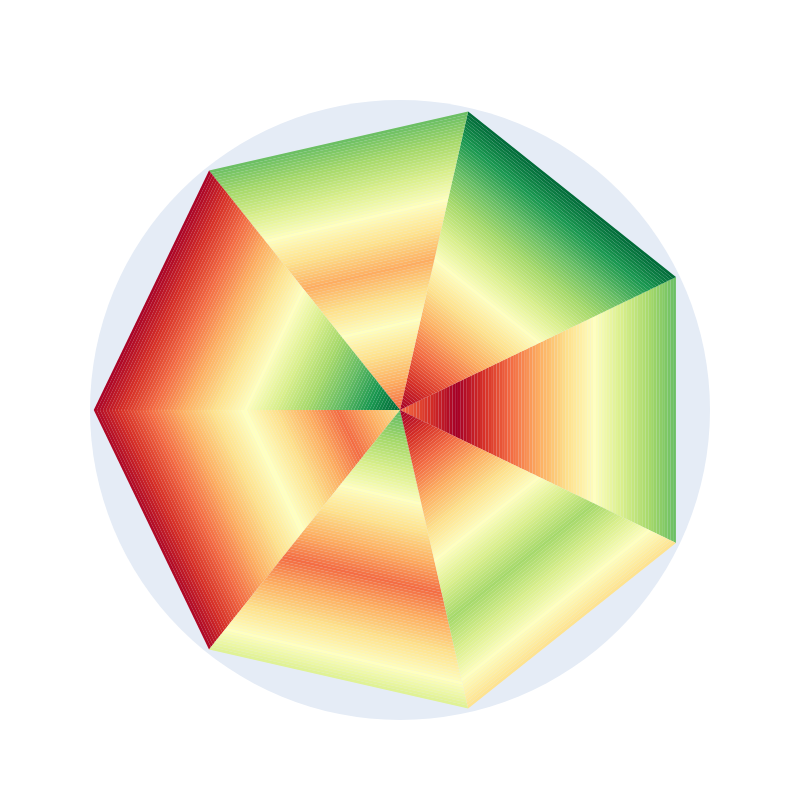

This figure's notebook cell:
### Code cell
import numpy as np
import pandas as pd
import plotly.graph_objects as go
import itertools

# Generate sample data
np.random.seed(42)

percentiles = pd.DataFrame(
    {"perc": range(0, 101),
     "A": list(itertools.chain(range(20, 0, -1), range(81))),
     "B": range(0, 101),
     "C": list(itertools.chain(range(20, 50), range(50, 30, -1), range(30, 81))),
     "D": range(100, -1, -1),
     "E": list(itertools.chain(range(40, 20, -1), range(20, 51), range(50, 0, -1))),
     "F": list(itertools.chain(range(81, 20, -1), range(20, 60))),
     "G": list(itertools.chain(range(70), range(70, 39, -1)))})

# Custom colormap
color_hex_101 = ["#A50026", "#AA0426", "#AF0926", "#B40E26", "#B91326", "#BE1826", "#C31C26", "#C82126", "#CD2626", "#D22B26", "#D73027", "#D93629",
                 "#DC3C2C", "#DF422F", "#E24832", "#E54E34", "#E85437", "#EB5A3A", "#EE603D", "#F16640", "#F46D43", "#F47345", "#F57949", "#F6804C",
                 "#F7864E", "#F88D51", "#F99355", "#FA9A58", "#FBA15A", "#FCA75D", "#FDAD60", "#FDB365", "#FDB869", "#FDBC6D", "#FDC271", "#FDC775",
                 "#FDCB7A", "#FDD17E", "#FDD582", "#FDDB86", "#FEE08B", "#FEE390", "#FEE695", "#FEE99A", "#FEEC9F", "#FEEFA4", "#FEF2AA", "#FEF5AF",
                 "#FEF8B4", "#FEFBB9", "#FFFFBF", "#FBFDB9", "#F7FBB4", "#F3FAAF", "#EFF8AA", "#ECF7A4", "#E8F59F", "#E4F39A", "#E0F295", "#DCF090",
                 "#D9EF8B", "#D3EC87", "#CEEA84", "#C9E881", "#C4E67D", "#BFE47A", "#BAE177", "#B5DF73", "#B0DD70", "#ABDB6D", "#A6D96A", "#9FD669",
                 "#99D368", "#92D067", "#8CCD67", "#86CB66", "#7FC865", "#79C565", "#72C264", "#6CBF63", "#66BD63", "#5EB961", "#56B55F", "#4FB15D",
                 "#47AE5B", "#40AA59", "#38A657", "#30A355", "#299F53", "#219B51", "#1A9850", "#17934D", "#148E4A", "#128948", "#0F8445", "#0C7F43",
                 "#0A7B41", "#07763E", "#05713C", "#026C39", "#006837"]

# Function to map values to the colormap
def get_color(val):
    return color_hex_101[val]

# Prepare data for radar plot overlay
pred = pd.DataFrame(
    {"A": [51],
     "B": [62],
     "C": [70],
     "D": [89],
     "E": [19],
     "F": [8],
     "G": [34]})

# Prepare layout
fig = go.Figure()

# Variables for the circular heatmap
num_vars = len(percentiles.columns[1:])
segment_size = 360 / num_vars  # This divides the circle equally for each column
theta_offset = segment_size / 2  # Offset to center the segments

# Circular heatmap
for i, col in enumerate(percentiles.columns[1:]):
    for r in range(100):  # For each percentile value (row 0 to 100)
        color = get_color(percentiles[col].iloc[r])  # Get color based on percentile
        fig.add_trace(go.Scatterpolar(
            r=[r, r + 1, r + 1, r],  # Radial values
            theta=[i * segment_size - theta_offset, i * segment_size - theta_offset, (i + 1) * segment_size - theta_offset, (i + 1) * segment_size - theta_offset],  # Angular values
            fill='toself',
            fillcolor=color,
            line=dict(color='rgba(0,0,0,0)'),
            hoverinfo='none',
            showlegend=False
        ))

# Overlay radar plot
angles = np.linspace(0, 2 * np.pi, num_vars, endpoint=False).tolist()
angles += angles[:1]

values = pred.iloc[0].tolist()
values += values[:1]

fig.add_trace(go.Scatterpolar(
    r=values,
    theta=[f"{col}" for col in percentiles.columns[1:]] + [percentiles.columns[1]],
    mode='lines+markers',
    marker=dict(size=10, color='darkblue'),
    line=dict(color='darkblue', width=2),
    showlegend=False
))

# Layout adjustments
fig.update_layout(
    polar=dict(
        radialaxis=dict(visible=False),
        angularaxis=dict(visible=False),
    ),
    showlegend=False,
    autosize=False,
    width=800,
    height=800,
)

fig.show()
